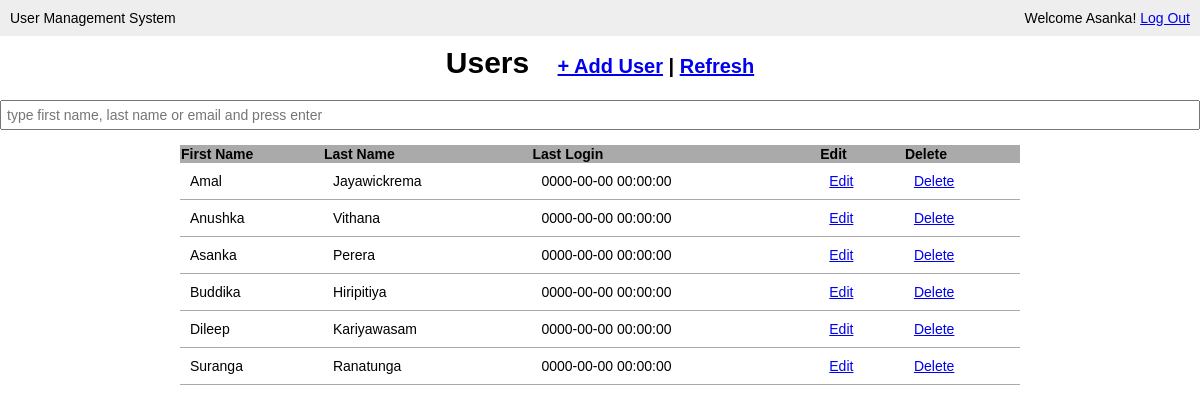
Page /users.php (signed in) on the committed database.
### tables this page shows
CREATE TABLE `user` (
  `id` int(11) NOT NULL,
  `first_name` varchar(50) NOT NULL,
  `last_name` varchar(100) NOT NULL,
  `email` varchar(100) NOT NULL,
  `password` varchar(40) NOT NULL,
  `last_login` datetime NOT NULL,
  `is_deleted` tinyint(1) NOT NULL
);

### users.php (the view, shortened to what this page needs)
<?php require_once('inc/connection.php'); ?>
<?php
$user_list = "";
$search = '';
if (isset($_GET['search'])) {
    $search = mysqli_real_escape_string($connection, $_GET['search']);
    $query = "SELECT * FROM user WHERE (first_name LIKE '%{$search}%' OR last_name LIKE '%{$search}%' OR email LIKE '%{$search}%') AND is_deleted = 0 ORDER BY first_name";
    $users = mysqli_query($connection, $query);
} else {
    $query = "SELECT * FROM user WHERE is_deleted = 0 ORDER BY first_name";
}
$users = mysqli_query($connection, $query);
while ($user = mysqli_fetch_assoc($users)) {
    $user_list .= "<tr>";
    $user_list .= "<td>{$user['first_name']}</td>";
    $user_list .= "<td>{$user['last_name']}</td>";
    $user_list .= "<td>{$user['last_login']}</td>";
    $user_list .= "<td><a href=\"modify-user.php?user_id={$user['id']}\">Edit</a></td>";
    $user_list .= "<td><a href=\"delete-user.php?user_id={$user['id']}\" onclick=\"return confirm('Are you sure?');\">Delete</a></td>";
    $user_list .= "</tr>";
}
?>
<!DOCTYPE html>
<html lang="en">
<head>
    <link rel="stylesheet" href="css/main.css">
</head>
<body>
    <header>
        <div class="appname">User Management System</div>
        <div class="loggedin">Welcome <?php echo $_SESSION['first_name']; ?>! <a href="logout.php">Log Out</a></div>
    </header>
    <main>
        <div class="header-div">
            <h1>Users <span><a href="add-user.php">+ Add User</a> | <a href="users.php">Refresh</a></span></h1>
        </div>
        <div class="search">
            <form action="users.php" method="get">
                <p>
                    <input type="text" name="search" placeholder="type first name, last name or email and press enter" autofocus value="<?php echo  $search; ?>">
                </p>
            </form>
        </div>
        <div class="table-div">
            <table class="masterlist">
                <tr>
                    <th>First Name</th>
                    <th>Last Name</th>
                    <th>Last Login</th>
                    <th>Edit</th>
                    <th>Delete</th>
                </tr>
                <?php echo $user_list; ?>
            </table>
        </div>
    </main>
</body>
</html>

### css/main.css (style rules this page uses)
* { margin: 0; }
body { font-family: Arial, Helvetica, sans-serif; font-size: 14px; }
p { margin-bottom: 15px; }
input { display: block; width: 100%; padding: 5px; box-sizing: border-box; font-size: 14px; }
header { background-color: #eee; overflow: auto; padding: 10px; }
header .appname { float: left; }
header .loggedin { float: right; }
main { width: 100%; }
.header-div { width: 100%; margin-top: 10px; display: flex; justify-content: center; }
.header-div h1 { margin-bottom: 20px; font-size: 30px; }
.header-div h1 span { font-size: 20px; margin-left: 20px; }
.table-div { width: 100%; display: flex; justify-content: center; }
table.masterlist { width: 70%; border-collapse: collapse; }
table.masterlist th { background-color: #aaa; text-align: left; }
table.masterlist td { padding: 10px; border-bottom: 1px solid #aaa; }

### rows in the picture
user: first_name "Amal", last_name "Jayawickrema", last_login "0000-00-00 00:00:00"
user: first_name "Anushka", last_name "Vithana", last_login "0000-00-00 00:00:00"
user: first_name "Asanka", last_name "Perera", last_login "0000-00-00 00:00:00"
user: first_name "Buddika", last_name "Hiripitiya", last_login "0000-00-00 00:00:00"
user: first_name "Dileep", last_name "Kariyawasam", last_login "0000-00-00 00:00:00"
user: first_name "Suranga", last_name "Ranatunga", last_login "0000-00-00 00:00:00"

### other values in the picture
$_SESSION['first_name'] "Asanka"
